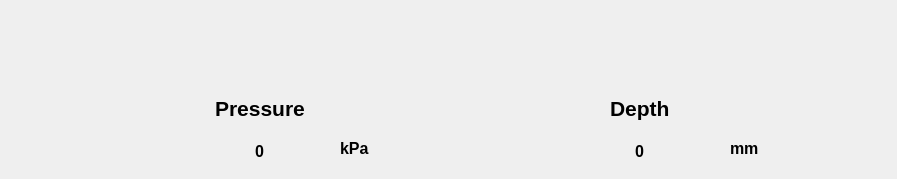
       <widget class="QWidget" name="barometer">
        <attribute name="title">
         <string>Barometer</string>
        </attribute>
        <widget class="QWidget" name="verticalLayoutWidget">
         <property name="geometry">
          <rect>
           <x>180</x>
           <y>90</y>
           <width>160</width>
           <height>80</height>
          </rect>
         </property>
         <layout class="QVBoxLayout" name="verticalLayout_3">
          <item alignment="Qt::AlignHCenter">
           <widget class="QLabel" name="label_19">
            <property name="font">
             <font>
              <pointsize>16</pointsize>
              <weight>75</weight>
              <bold>true</bold>
             </font>
            </property>
            <property name="text">
             <string>Pressure</string>
            </property>
           </widget>
          </item>
          <item alignment="Qt::AlignHCenter">
           <widget class="QLabel" name="label_Baro_press">
            <property name="font">
             <font>
              <pointsize>12</pointsize>
              <weight>75</weight>
              <bold>true</bold>
             </font>
            </property>
            <property name="text">
             <string>0</string>
            </property>
           </widget>
          </item>
         </layout>
        </widget>
        <widget class="QWidget" name="verticalLayoutWidget_2">
         <property name="geometry">
          <rect>
           <x>560</x>
           <y>90</y>
           <width>160</width>
           <height>80</height>
          </rect>
         </property>
         <layout class="QVBoxLayout" name="verticalLayout_4">
          <item alignment="Qt::AlignHCenter">
           <widget class="QLabel" name="label_26">
            <property name="font">
             <font>
              <pointsize>16</pointsize>
              <weight>75</weight>
              <bold>true</bold>
             </font>
            </property>
            <property name="text">
             <string>Depth</string>
            </property>
           </widget>
          </item>
          <item alignment="Qt::AlignHCenter">
           <widget class="QLabel" name="label_Baro_press_2">
            <property name="font">
             <font>
              <pointsize>12</pointsize>
              <weight>75</weight>
              <bold>true</bold>
             </font>
            </property>
            <property name="text">
             <string>0</string>
            </property>
           </widget>
          </item>
         </layout>
        </widget>
        <widget class="QLabel" name="label_Baro_press_3">
         <property name="geometry">
          <rect>
           <x>340</x>
           <y>130</y>
           <width>158</width>
           <height>36</height>
          </rect>
         </property>
         <property name="font">
          <font>
           <pointsize>12</pointsize>
           <weight>75</weight>
           <bold>true</bold>
          </font>
         </property>
         <property name="text">
          <string>kPa</string>
         </property>
        </widget>
        <widget class="QLabel" name="label_Baro_press_4">
         <property name="geometry">
          <rect>
           <x>730</x>
           <y>130</y>
           <width>158</width>
           <height>36</height>
          </rect>
         </property>
         <property name="font">
          <font>
           <pointsize>12</pointsize>
           <weight>75</weight>
           <bold>true</bold>
          </font>
         </property>
         <property name="text">
          <string>mm</string>
         </property>
        </widget>
       </widget>
